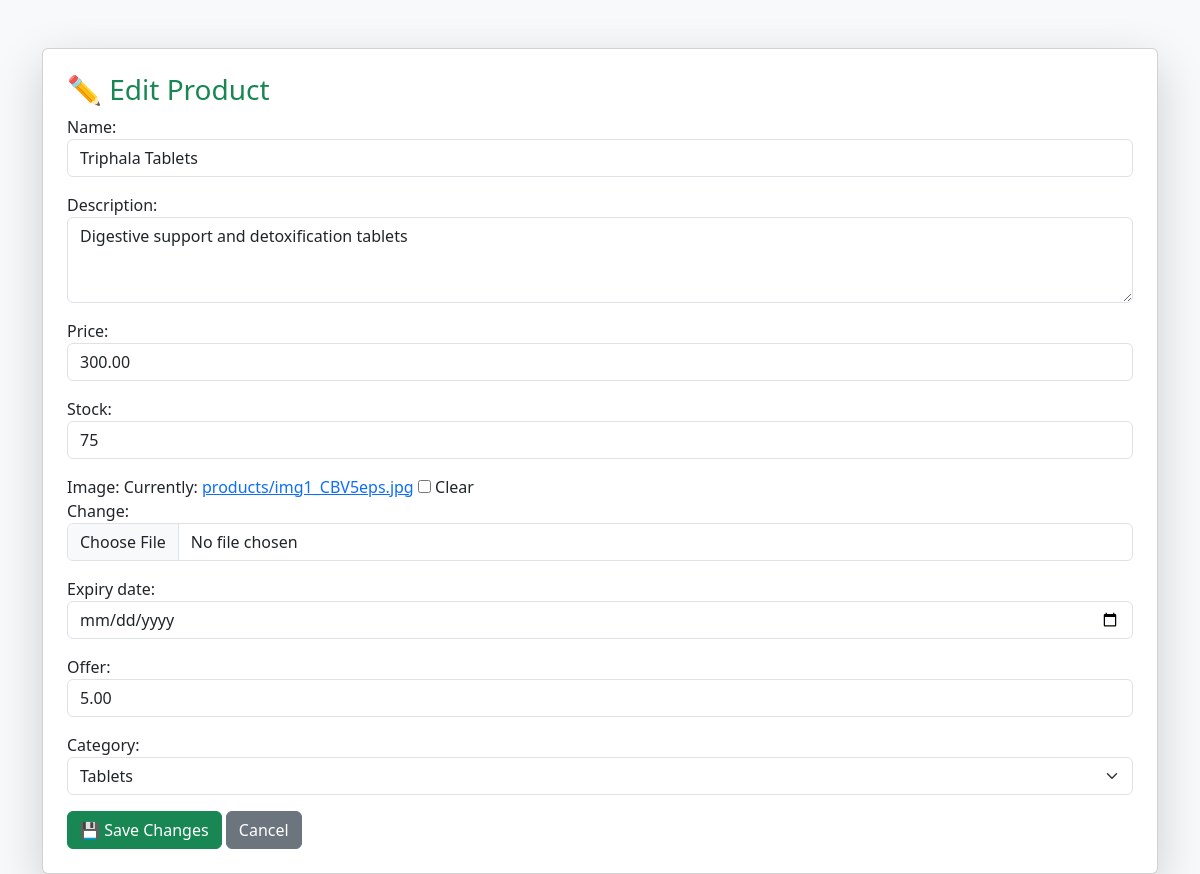
Page /seller/edit-product/1/ (signed in) on the committed database.
### greenpharma/models.py (models this page shows, shortened)
class Product(models.Model):
    name = models.CharField(max_length=200)
    description = models.TextField(blank=True)
    price = models.DecimalField(max_digits=10, decimal_places=2)
    stock = models.IntegerField(default=0)
    image = models.ImageField(upload_to="products/", blank=True, null=True)
    expiry_date = models.DateField(blank=True, null=True)  # Expiry date
    offer = models.DecimalField(max_digits=5, decimal_places=2, default=0)  # Discount %
    category = models.ForeignKey(
        Category, on_delete=models.CASCADE, related_name="products", null=True, blank=True
    )
    seller = models.ForeignKey(
        SellerProfile, on_delete=models.CASCADE, related_name="products", null=True, blank=True
    )

class Category(models.Model):
    name = models.CharField(max_length=100, unique=True)
    def __str__(self):
        return self.name

### greenpharma/views.py (the view)
# urls.py: path("seller/edit-product/<int:product_id>/", views.edit_product, name="edit_product"),
@login_required
def edit_product(request, product_id):
    profile = SellerProfile.objects.get(user=request.user)
    product = get_object_or_404(Product, pk=product_id, seller=profile)
    if request.method == "POST":
        form = ProductForm(request.POST, request.FILES, instance=product)
        if form.is_valid():
            form.save()
            messages.success(request, "✅ Product updated successfully!")
            return redirect("seller_dashboard")
    else:
        form = ProductForm(instance=product)
    return render(request, "greenpharma/edit_product.html", {"form": form, "product": product})

### greenpharma/forms.py (shortened to what this page needs)
class ProductForm(forms.ModelForm):
    class Meta:
        model = Product
        fields = ['name', 'description', 'price', 'stock', 'image', 'expiry_date', 'offer', 'category']
        widgets = {
            'name': forms.TextInput(attrs={'class': 'form-control'}),
            'description': forms.Textarea(attrs={'class': 'form-control', 'rows': 3}),
            'price': forms.NumberInput(attrs={'class': 'form-control'}),
            'stock': forms.NumberInput(attrs={'class': 'form-control'}),
            'image': forms.ClearableFileInput(attrs={'class': 'form-control'}),
            'expiry_date': forms.DateInput(attrs={'class': 'form-control', 'type': 'date'}),
            'offer': forms.NumberInput(attrs={'class': 'form-control'}),
            'category': forms.Select(attrs={'class': 'form-select'}),
        }

### greenpharma/templates/greenpharma/edit_product.html (shortened to what this page needs)
{% load static %}
<!DOCTYPE html>
<html lang="en">
<head>
    <link href="https://cdn.jsdelivr.net/npm/bootstrap@5.3.0/dist/css/bootstrap.min.css" rel="stylesheet">
</head>
<body class="bg-light">
<div class="container mt-5">
    <div class="card shadow-lg p-4">
        <h3 class="text-success">✏️ Edit Product</h3>
        <form method="POST" enctype="multipart/form-data">
            {{ form.as_p }}
            <button type="submit" class="btn btn-success">💾 Save Changes</button>
            <a href="{% url 'seller_dashboard' %}" class="btn btn-secondary">Cancel</a>
        </form>
    </div>
</div>
</body>
</html>

### rows in the picture
Product: name "Triphala Tablets", description "Digestive support and detoxification tablets", price "300.00", stock "75", offer "5.00", category "Tablets"
